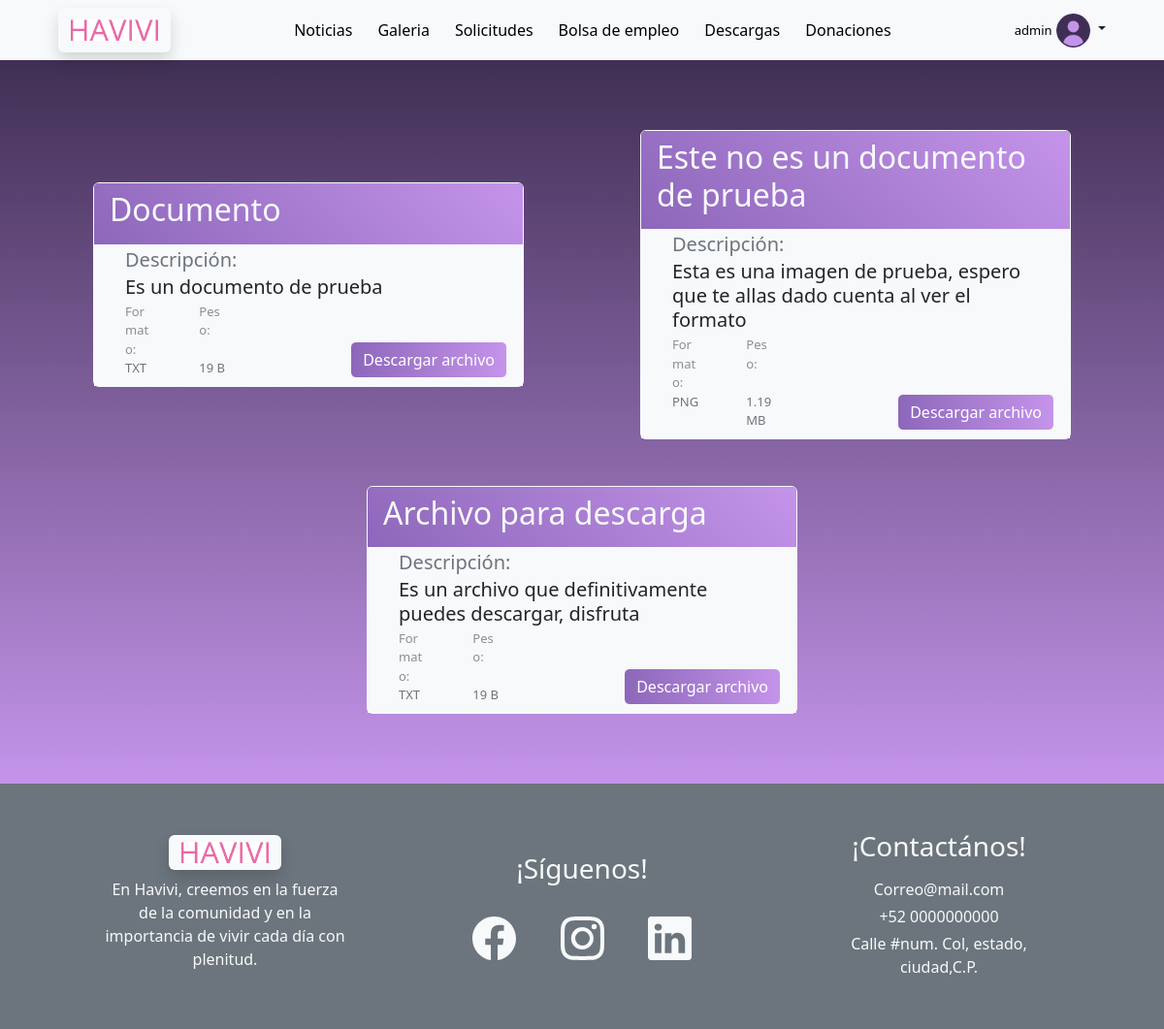
The app's page /descargas/ (signed in) with its own data.
### main/models.py (models this page shows)
class Descargas(models.Model):
    titulo = models.CharField(max_length=100)
    descripción = models.CharField(max_length=1000)
    formato = models.CharField(max_length=100)
    peso = models.CharField(max_length=100)
    arch_ubi = models.CharField(max_length=100)

### main/views.py (the view)
# urls.py: path('descargas/', views.descargas_view, name="descargas"),
def descargas_view(request):
    descargas = Descargas.objects.all()
    pagina = request.GET.get("page",1)
    try:
        paginación = Paginator(descargas, 30)
        descargas = paginación.page(pagina)
    except:
        paginación = Paginator(descargas, 30)
        descargas = paginación.page(1)
        messages.info(request,"La página que intentas buscar no existe.")
    return render(request, 'descargas.html',{
        'objeto' : descargas,
        'paginación': paginación,
    })

### main/templates/descargas.html (shortened to what this page needs)
{% include 'layouts/navBar.html' %}
{% load static %}
{% block styles %}
<link href="https://cdn.jsdelivr.net/npm/bootstrap@5.3.3/dist/css/bootstrap.min.css" rel="stylesheet">
<link rel="stylesheet" type="text/css" href="{% static '/css/descargas.css' %}" />
{% endblock %}
<section class="p-5" id="des-section">
    <div class="row">
        {%for objeto in objeto%}
        <div class="col-6 justify-content-evenly m-auto">
            <div class="card text-light border-light bg-transparent my-4 mx-5 position-relative">
                <div class="card-header border-light">
                    <h2 class="text-start text-light">{{objeto.titulo}}</h1>
                </div>
                <div class="card-text bg-light">
                    <div class="d-block">
                        <p class=" text-start text-secondary my-0 mx-4 px-2 fs-5">Descripción: </p>
                        <p class=" text-start text-dark mb-1 mx-4 px-2 fs-5 lh-sm">{{objeto.descripción}}</p>
                    </div>
                    <div class="row gx-5 justify-content-start ms-2">
                        <p class="col-2 small text-start text-body-tertiary mx-0 my-0">Formato:</p>
                        <p class="col-2 small text-start text-body-tertiary mx-0 my-0">Peso:</p>
                    </div>
                    <div class="row gx-5 justify-content-start ms-2">
                        <p class="col-2 small text-start text-secondary mx-0 mb-2">{{objeto.formato}}</p>
                        <p class="col-2 small text-start text-secondary mx-0 mb-2">{{objeto.peso}}</p>
                    </div>
                    <a href="/media/descargas/{{objeto.arch_ubi}}" download class="link-light position-absolute bottom-0 end-0">
                        <input id=" " class="descargar mb-2 mx-3 btn border-light float-end" type="button" value="Descargar archivo">
                    </a>
                </div>
            </div>
        </div>
        {%endfor%}
    </div>
    {% include 'layouts/message.html' %}
</section>
{% include 'layouts/footer.html' %}

### main/templates/layouts/navBar.html (shortened to what this page needs)
{% load static %}
{% block styles %}
<link rel="stylesheet" type="text/css" href="{% static '/css/navbar.css' %}" />
<link href="https://cdn.jsdelivr.net/npm/bootstrap@5.3.3/dist/css/bootstrap.min.css" rel="stylesheet">
{% endblock %}
<nav class="navbar navbar-expand-md navbar-light bg-light px-5 z-3">
    <div class="container-fluid justify-content-center">
        <button type="button" class="btn text-center shadow bg-light" onclick="homeRed()">
            <img src="{% static 'img/nav/havivi.png' %}" class="align-self-center m-auto navbar-brand text-center" width="90px">
        </button>
        <div class="collapse navbar-collapse navBarContainer flex-grow-0 mx-auto" id="navbarSupportedContent">
            <ul class="nav text-center">
                <li class="nav-item dropdown">
                    <button type="button" class="btn">
                        <a class="text-black text-decoration-none" href="{% url 'news:noticias' %}">Noticias</a>
                    </button>
                </li>
                <li class="nav-item dropdown text-center">
                    <button type="button" class="btn">
                        <a class="text-black text-decoration-none" href="{% url 'main:galeria' %}">Galeria</a>
                    </button>
                </li>
                <li class="nav-item dropdown">
                    <button type="button" class="btn">
                        <a class="text-black text-decoration-none" href="{% url 'main:solicitudes' %}">Solicitudes</a>
                    </button>
                </li>
                <li class="nav-item">
                    <button type="button" class="btn">
                        <a class="text-black text-decoration-none" href="{% url 'main:empleo' %}">Bolsa de empleo</a>
                    </button>
                </li>
                <li class="nav-item">
                    <button type="button" class="btn">
                        <a class="text-black text-decoration-none" href="{% url 'main:descargas' %}">Descargas</a>
                    </button>
                </li>
                <li class="nav-item">
                    <button type="button" class="btn">
                        <a class="text-black text-decoration-none" target="_blank" rel="noopener noreferrer" href="https://www.paypal.com/donate/?hosted_button_id=FL5NF3SUTBQLY">Donaciones</a>
                    </button>
                </li>
            </ul>
        </div>
        {% if user.is_authenticated %}
        <div class="nav-item dropdown no-arrow">
            <a class="nav-link dropdown-toggle" href="#" id="userDropdown" role="button"
                data-toggle="dropdown" aria-haspopup="true" aria-expanded="false">
                {% if user.is_superuser == 1 %}
                <span class="mr-2 d-none d-lg-inline text-black-600 small" style="color: black;">{{ user.username }}</span>
                {% else %}
                <span class="mr-2 d-none d-lg-inline text-black-600 small" style="color: black;">{{ user }}</span>
                {% endif %}
                {% if user.avatar %}
                <img class="img-profile rounded-circle" src="" height="35vh" width="auto">
                {% else %}
                <img class="img-profile rounded-circle" src="/media/default.png" height="35vh" width="auto">
                {% endif %}
            </a>
        </div>
        {% endif %}
    </div>
</nav>

### main/static/css/descargas.css (style rules this page uses)
#des-section { background-image: linear-gradient(#402F54, #C494EA); }
.card-header { background-image: linear-gradient(45deg, #8D67BA, #C494EA); }
.descargar { border-style: solid ; color: white ; background-image: linear-gradient(90deg, #8D67BA, #C494EA); }
.small { font-size: small; }

### records on screen
Descargas: titulo "Documento", descripción "Es un documento de prueba", formato "TXT", peso "19 B"
Descargas: titulo "Este no es un documento de prueba", descripción "Esta es una imagen de prueba, espero que te allas dado cuenta al ver el formato", formato "PNG", peso "1.19MB"
Descargas: titulo "Archivo para descarga", descripción "Es un archivo que definitivamente puedes descargar, disfruta", formato "TXT", peso "19 B"

### other values on screen
{{ user.username }} "admin"
